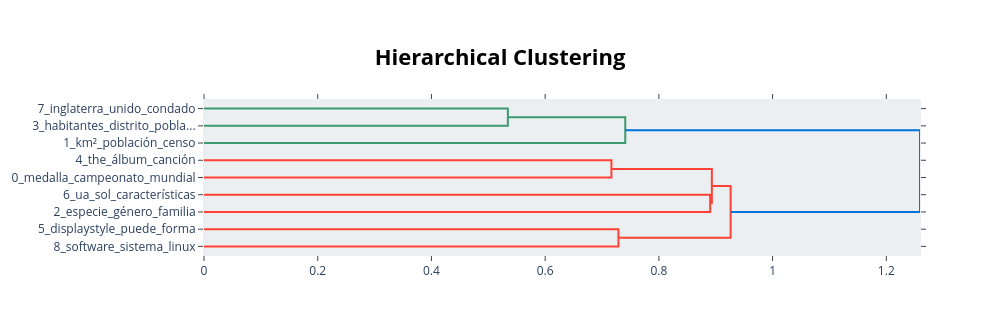
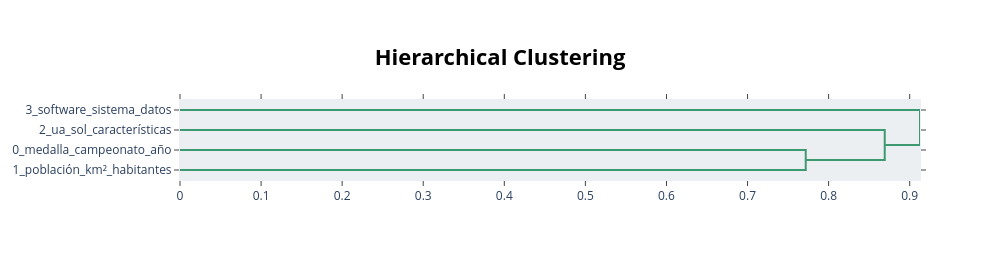

The cell these charts' notebook holds for them, in order:
### Code cell
# ==========================================
# 1. Mapa Genealógico / Jerarquía: 10 Tópicos
# ==========================================
print("Generando el árbol genealógico para el modelo de 10 tópicos...")
fig_h10 = topic_model.visualize_hierarchy()
fig_h10.show()

# ==========================================
# 2. Mapa Genealógico / Jerarquía: 5 Tópicos
# ==========================================
print("Generando el árbol genealógico para el modelo de 5 tópicos...")
fig_h5 = topic_model_5.visualize_hierarchy()
fig_h5.show()

### Figure 1 — Plotly figure (JSON) as saved in the notebook; plotly's stock layout.template omitted (floating-point values rounded to 4 significant figures)
{"data": [{"hoverinfo": "text", "marker": {"color": "rgb(61,153,112)"}, "mode": "lines", "type": "scatter", "x": [0.0, 0.5344, 0.5344, 0.0], "xaxis": "x", "y": [-5.0, -5.0, -15.0, -15.0], "yaxis": "y"}, {"hoverinfo": "text", "marker": {"color": "rgb(61,153,112)"}, "mode": "lines", "type": "scatter", "x": [0.5344, 0.7409, 0.7409, 0.0], "xaxis": "x", "y": [-10.0, -10.0, -25.0, -25.0], "yaxis": "y"}, {"hoverinfo": "text", "marker": {"color": "rgb(255,65,54)"}, "mode": "lines", "type": "scatter", "x": [0.0, 0.7166, 0.7166, 0.0], "xaxis": "x", "y": [-35.0, -35.0, -45.0, -45.0], "yaxis": "y"}, {"hoverinfo": "text", "marker": {"color": "rgb(255,65,54)"}, "mode": "lines", "type": "scatter", "x": [0.0, 0.8902, 0.8902, 0.0], "xaxis": "x", "y": [-55.0, -55.0, -65.0, -65.0], "yaxis": "y"}, {"hoverinfo": "text", "marker": {"color": "rgb(255,65,54)"}, "mode": "lines", "type": "scatter", "x": [0.7166, 0.8931, 0.8931, 0.8902], "xaxis": "x", "y": [-40.0, -40.0, -60.0, -60.0], "yaxis": "y"}, {"hoverinfo": "text", "marker": {"color": "rgb(255,65,54)"}, "mode": "lines", "type": "scatter", "x": [0.0, 0.7288, 0.7288, 0.0], "xaxis": "x", "y": [-75.0, -75.0, -85.0, -85.0], "yaxis": "y"}, {"hoverinfo": "text", "marker": {"color": "rgb(255,65,54)"}, "mode": "lines", "type": "scatter", "x": [0.8931, 0.9262, 0.9262, 0.7288], "xaxis": "x", "y": [-50.0, -50.0, -80.0, -80.0], "yaxis": "y"}, {"hoverinfo": "text", "marker": {"color": "rgb(0,116,217)"}, "mode": "lines", "type": "scatter", "x": [0.7409, 1.259, 1.259, 0.9262], "xaxis": "x", "y": [-17.5, -17.5, -65.0, -65.0], "yaxis": "y"}], "layout": {"autosize": false, "height": 335, "hoverlabel": {"bgcolor": "white", "font": {"family": "Rockwell", "size": 16}}, "hovermode": "closest", "plot_bgcolor": "#ECEFF1", "showlegend": false, "title": {"font": {"color": "Black", "size": 22}, "text": "<b>Hierarchical Clustering</b>", "x": 0.5, "xanchor": "center", "yanchor": "top"}, "width": 1000, "xaxis": {"mirror": "allticks", "rangemode": "tozero", "showgrid": false, "showline": true, "showticklabels": true, "ticks": "outside", "type": "linear", "zeroline": false}, "yaxis": {"mirror": "allticks", "range": [-90, 0], "rangemode": "tozero", "showgrid": false, "showline": true, "showticklabels": true, "tickmode": "array", "ticks": "outside", "ticktext": ["7_inglaterra_unido_condado", "3_habitantes_distrito_pobla...", "1_km²_población_censo", "4_the_álbum_canción", "0_medalla_campeonato_mundial", "6_ua_sol_características", "2_especie_género_familia", "5_displaystyle_puede_forma", "8_software_sistema_linux"], "tickvals": [-5, -15, -25, -35, -45, -55, -65, -75, -85], "type": "linear", "zeroline": false}}}

### Figure 2 — Plotly figure (JSON) as saved in the notebook; plotly's stock layout.template omitted (floating-point values rounded to 4 significant figures)
{"data": [{"hoverinfo": "text", "marker": {"color": "rgb(61,153,112)"}, "mode": "lines", "type": "scatter", "x": [0.0, 0.7718, 0.7718, 0.0], "xaxis": "x", "y": [-25.0, -25.0, -35.0, -35.0], "yaxis": "y"}, {"hoverinfo": "text", "marker": {"color": "rgb(61,153,112)"}, "mode": "lines", "type": "scatter", "x": [0.0, 0.8692, 0.8692, 0.7718], "xaxis": "x", "y": [-15.0, -15.0, -30.0, -30.0], "yaxis": "y"}, {"hoverinfo": "text", "marker": {"color": "rgb(61,153,112)"}, "mode": "lines", "type": "scatter", "x": [0.0, 0.9127, 0.9127, 0.8692], "xaxis": "x", "y": [-5.0, -5.0, -22.5, -22.5], "yaxis": "y"}], "layout": {"autosize": false, "height": 260, "hoverlabel": {"bgcolor": "white", "font": {"family": "Rockwell", "size": 16}}, "hovermode": "closest", "plot_bgcolor": "#ECEFF1", "showlegend": false, "title": {"font": {"color": "Black", "size": 22}, "text": "<b>Hierarchical Clustering</b>", "x": 0.5, "xanchor": "center", "yanchor": "top"}, "width": 1000, "xaxis": {"mirror": "allticks", "rangemode": "tozero", "showgrid": false, "showline": true, "showticklabels": true, "ticks": "outside", "type": "linear", "zeroline": false}, "yaxis": {"mirror": "allticks", "range": [-40, 0], "rangemode": "tozero", "showgrid": false, "showline": true, "showticklabels": true, "tickmode": "array", "ticks": "outside", "ticktext": ["3_software_sistema_datos", "2_ua_sol_características", "0_medalla_campeonato_año", "1_población_km²_habitantes"], "tickvals": [-5, -15, -25, -35], "type": "linear", "zeroline": false}}}
